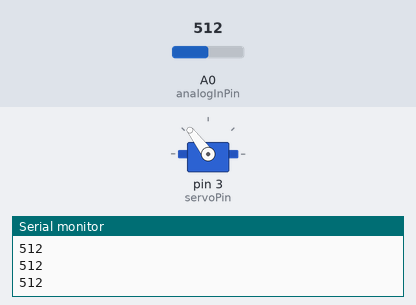
A sketch run on a simulated Arduino Uno, built with avr-gcc and run on an emulated ATmega328P. Parts: servo, the last lines printed to the serial monitor. The test bench sets the inputs (shaded band); at power-on: A0 (analogInPin) = 512.

Above: at 1.2 s.
1.3 s: A0 (analogInPin) set to 716
At 1.8 s:
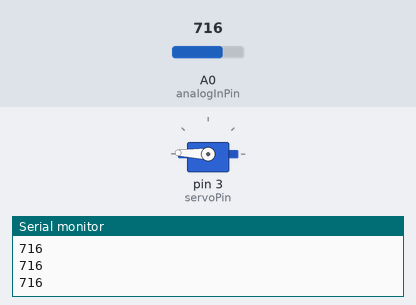
2.8 s: A0 (analogInPin) set to 900
At 3.3 s:
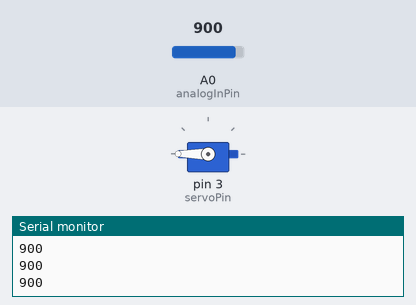
4.3 s: A0 (analogInPin) set to 306
At 5.5 s:
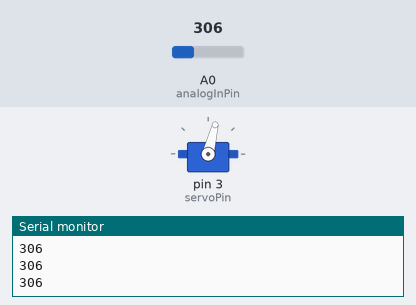
5.8 s: A0 (analogInPin) set to 122
At 6.6 s:
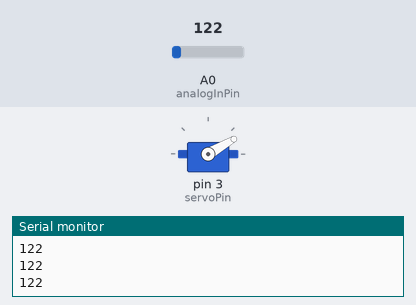
7.3 s: A0 (analogInPin) set to 0
At 7.6 s:
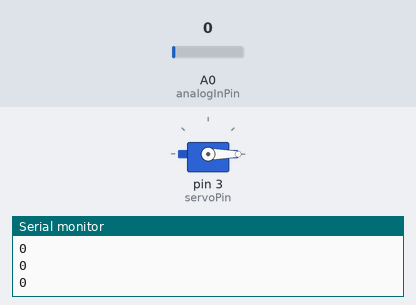
8.8 s: A0 (analogInPin) set to 511
At 10.2 s:
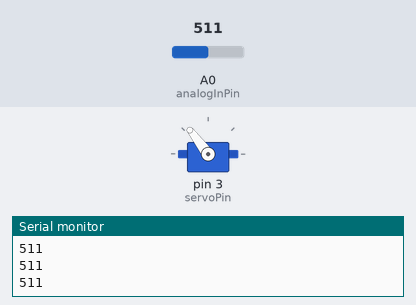
Timing chart, 0 to 11.3 s (numbered marks = the images above; inputs shaded):
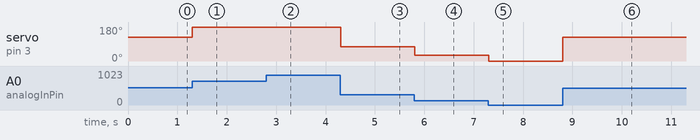

The sketch:

PotToServo.ino
```cpp
// Include the Servo library
// https://www.instructables.com/id/Arduino-Servo-Motors/

#include <Servo.h>
const int analogInPin = A0;

int servoPin = 3; // Declare the Servo pin

int sensorValue = 0;        // value read from the pot
int outputValue = 0;        // value output to the PWM (analog out)


Servo Servo1; // Create a servo object


void setup() {

   Servo1.attach(servoPin); // We need to attach the servo to the used pin number

  Serial.begin(9600); // initialize serial communications at 9600 bps:
}
void loop(){

    // read the analog in value:
  sensorValue = analogRead(analogInPin);
  // map it to the range of the analog out:
  outputValue = map(sensorValue, 0, 1023, 0, 255);

   Servo1.write(outputValue); // Make servo go to 0 degrees
   Serial.println(sensorValue);
   delay(10);


}
```

Measured:
- after the input at 1.3 s, servo on pin 3 (servoPin): 127° → 178° at once
- after the input at 2.8 s, servo on pin 3 (servoPin): 178° → 180° at once
- after the input at 4.3 s, servo on pin 3 (servoPin): 180° → 76° at once
- after the input at 5.8 s, servo on pin 3 (servoPin): 76° → 30° at once
- after the input at 7.3 s, servo on pin 3 (servoPin): 30° → 0° at once
- after the input at 8.8 s, servo on pin 3 (servoPin): 0° → 127° at once
